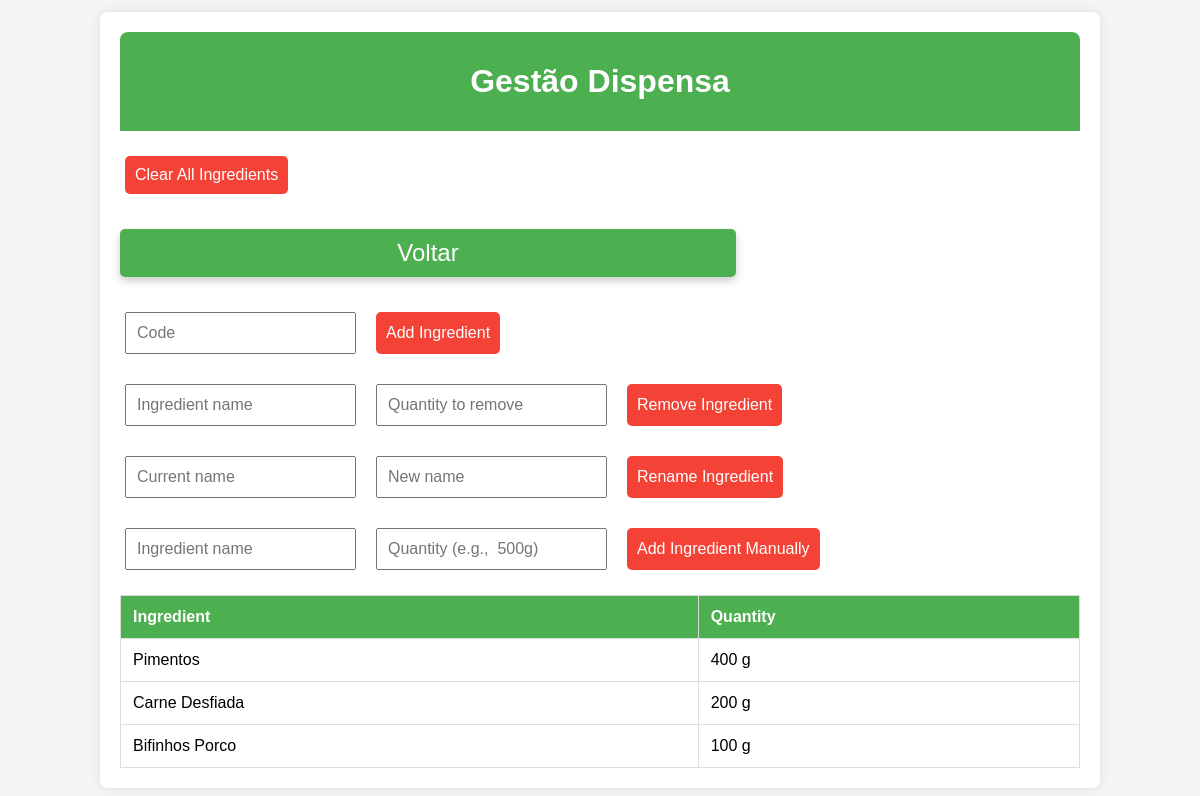
/dispensa, run on the app's committed database.
### app.py (models this page shows)
class Ingredient(db.Model):
    id = db.Column(db.Integer, primary_key=True)
    name = db.Column(db.String(100), nullable=False)
    quantity = db.Column(db.String(50), nullable=False)
    expiration_date = db.Column(db.String(50))

### app.py (the view)
@app.route('/dispensa')
def dispensa():
    ingredients = Ingredient.query.all()
    return render_template('dispensa.html', ingredients=ingredients)

### templates/dispensa.html (shortened to what this page needs)
<!DOCTYPE html>
<html lang="en">
<head>
    <link rel="stylesheet" href="{{ url_for('static', filename='styles/styles.css') }}">
</head>
<body>
    <div class="container">
        <header>
            <h1>Gestão Dispensa</h1>
        </header>
        <form method="POST" action="/clear_ingredients">
            <button type="submit" onclick="return confirm('Are you sure you want to delete all ingredients?');">Clear All Ingredients</button>
        </form>
        <a href="{{ url_for('index') }}" class="button">Voltar</a>
        <form method="POST" action="/add_ingredient">
            <input type="text" name="code" placeholder="Code" required>
            <button type="submit">Add Ingredient</button>
        </form>
        <form method="POST" action="/remove_ingredient">
            <input type="text" name="ingredient_name" placeholder="Ingredient name" required>
            <input type="number" name="quantity_to_remove" placeholder="Quantity to remove" required>
            <button type="submit">Remove Ingredient</button>
        </form>
        <form method="POST" action="/rename_ingredient">
            <input type="text" name="current_name" placeholder="Current name" required>
            <input type="text" name="new_name" placeholder="New name" required>
            <button type="submit">Rename Ingredient</button>
        </form>
        <form method="POST" action="/add_ingredient_manual">
            <input type="text" name="name" placeholder="Ingredient name" required>
            <input type="text" name="quantity" placeholder="Quantity (e.g.,  500g)" required>
            <button type="submit">Add Ingredient Manually</button>
        </form>
        <table>
            <thead>
                <tr>
                    <th>Ingredient</th>
                    <th>Quantity</th>
                </tr>
            </thead>
            <tbody>
                {% for ingredient in ingredients %}
                <tr>
                    <td>{{ ingredient.name }}</td>
                    <td>{{ ingredient.quantity }}</td>
                </tr>
                {% endfor %}
            </tbody>
        </table>
    </div>
</body>
</html>

### static/styles/styles.css (style rules this page uses)
body { font-family: Helvetica, sans-serif; background-color: #fdebd0; margin: 0; padding: 0; display: flex; flex-direction: column; align-items: center; justify-content: center; height: 100vh; }
.button { display: block; width: 60%; padding: 20px; margin: 10px 0; border: none; border-radius: 50px; color: white; font-size: 1.5em; text-align: center; text-decoration: none; box-shadow: 0 4px 8px rgba(0, 0, 0, 0.2); transition: 0.3s; }

### templates/dispensa.html (style rules this page uses)
body { font-family: Arial, sans-serif; background-color: #f4f4f4; margin: 0; padding: 0; }
.container { width: 80%; margin: 0 auto; padding: 20px; background-color: #fff; box-shadow: 0 0 10px rgba(0, 0, 0, 0.1); border-radius: 8px; }
header { text-align: center; padding: 10px 0; background-color: #4CAF50; color: white; border-radius: 8px 8px 0 0; }
form { margin: 20px 0; display: flex; flex-wrap: wrap; gap: 10px; }
form input[type="text"], form input[type="number"], form button { padding: 10px; margin: 5px; font-size: 16px; }
form button { background-color: #f44336; color: white; border: none; border-radius: 5px; cursor: pointer; }
table { width: 100%; border-collapse: collapse; margin-top: 20px; }
table, th, td { border: 1px solid #ddd; }
th, td { padding: 12px; text-align: left; }
th { background-color: #4CAF50; color: white; }
.button { display: inline-block; padding: 10px 20px; margin: 10px 0; color: white; background-color: #4CAF50; text-decoration: none; border-radius: 5px; text-align: center; }

### data on the page
Ingredient: name "Pimentos", quantity "400 g"
Ingredient: name "Carne Desfiada", quantity "200 g"
Ingredient: name "Bifinhos Porco", quantity "100 g"
